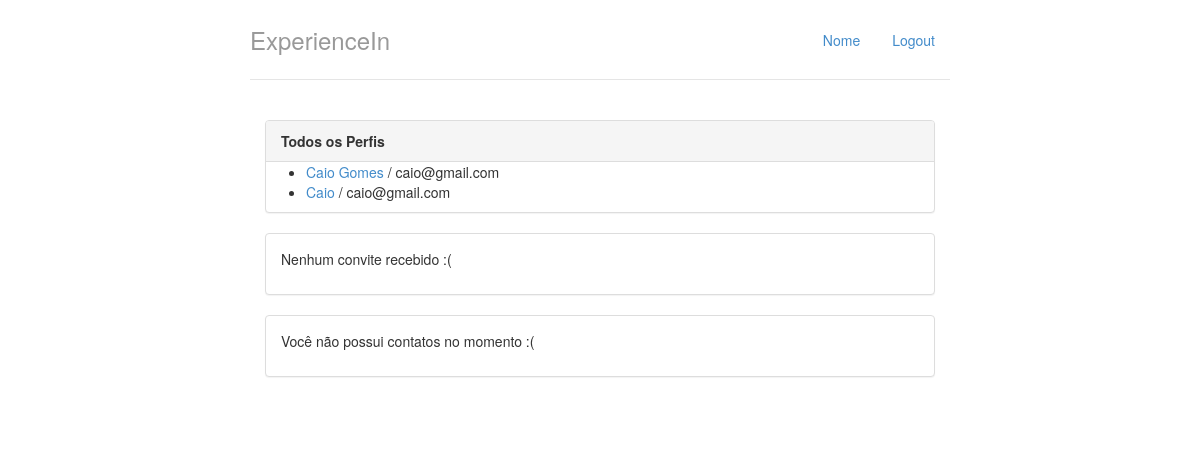
Before: / (signed in) with the older database file.
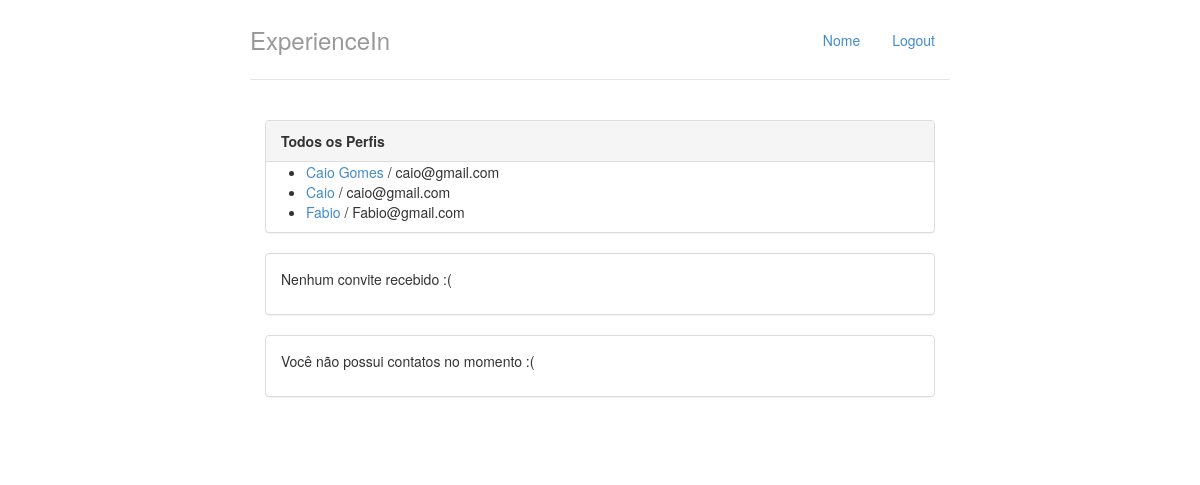
After: the same page with the newer database file.
### perfis/models.py (models this page shows, shortened)
class Perfil(models.Model):
    nome = models.CharField(max_length=255, null=False)
    telefone = models.CharField(max_length=15, null=False)
    nome_empresa = models.CharField(max_length=255, null=False)
    contatos = models.ManyToManyField('self')
    usuario = models.OneToOneField(User, on_delete=models.CASCADE, related_name="perfil")
    @property
    def email(self):
        return self.usuario.email

### perfis/views.py (the view)
# urls.py: path('', views.index, name='index'),
@login_required
def index(request):
    return render(request, 'index.html', {'perfis' : Perfil.objects.all(), 'perfil_logado' : get_perfil_logado(request)})

### perfis/views.py (called while the page is built)
@login_required
def get_perfil_logado(request):
    return request.user.perfil

### perfis/templates/index.html
{% extends "base.html" %}
{% block body %}
<div class="col-lg-12">
    <div class="panel panel-default">
        <div class="panel-heading">
            <strong>Todos os Perfis</strong>
        </div>
        {% if perfis %}
          <ul>
              {% for perfil in perfis %}
                  <li>
                    <a href="{% url 'exibir' perfil.id %}">{{ perfil.nome }}</a> / {{ perfil.email }}
                  </li>
              {% endfor %}
          </ul>
        {% else %}
          <p>Nenhum Perfil encontrado</p>
        {% endif %}
    </div>
    <div class="panel panel-default">
        {% with total_de_convites=perfil_logado.convites_recebidos.count %}
          {% if total_de_convites %}
              <div class="panel-heading">
                  <strong>Você tem {{ total_de_convites }} convite{{ total_de_convites|pluralize }} aguardando aprovação</strong>
              </div>
              <ul class="list-group">
                  {% for convite in perfil_logado.convites_recebidos.all %}
                      <li class="list-group-item">
                              {{ convite.solicitante.nome }}
                              <a href="{% url 'aceitar' convite.id %}" class="pull-right">aceitar</a>
                      </li>
                  {% endfor %}
              </ul>
          {% else %}
              <div class="panel-body">
                  <p>Nenhum convite recebido :(</p>
              </div>
          {% endif %}
        {% endwith %}
    </div>
    <div class="panel panel-default">
    {% with total_de_contatos=perfil_logado.contatos.count %}
        {% if total_de_contatos %}
            <div class="panel-heading">
                    <strong>Você tem {{total_de_contatos}} contato{{ total_de_contatos|pluralize }}</strong>
            </div>
            <ul class="list-group">
                {% for contato in perfil_logado.contatos.all %}
                    <a href="{% url 'exibir' contato.id %}" class="list-group-item">{{ contato.nome }}</a>
                {% endfor %}
            </ul>
        {% else %}
            <div class="panel-body">
                <p>Você não possui contatos no momento :(</p>
            </div>
        {% endif %}
    {% endwith %}
  </div>
</div>
{% endblock %}

Changed rows visible on the page:
added Perfil: nome "Fabio", email "Fabio@gmail.com"
